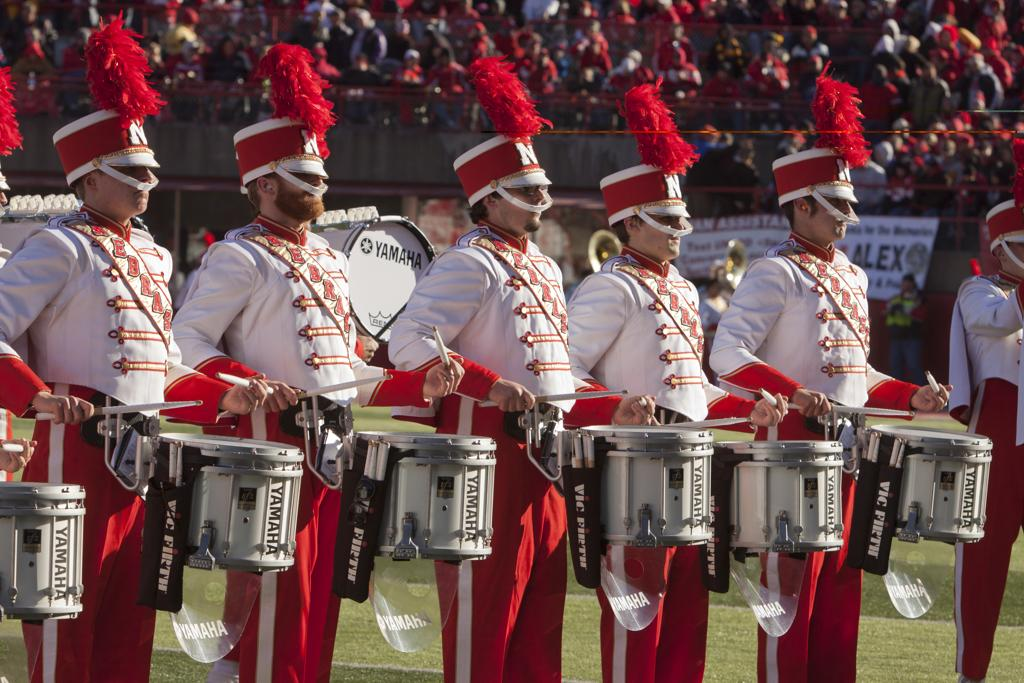
#> input picture examples/tf/vision/data-wider_face_test/0_Parade_marchingband_1_15.jpg, 1024 x 683 px
$ python -i tf_keras_augmentations.py   (imports and definitions only)
#> lines starting #> are read from the running program, lines starting #| are printed output that depends on the picture
#> further down, picture is the input picture: PIL image 1024x683 RGB; mean R, G, B 108.4, 78.2, 78.7
## This code is built on https://github.com/yxlijun/S3FD.pytorch
#-*- coding:utf-8 -*-

from __future__ import absolute_import
from __future__ import division
from __future__ import print_function


# import torch
# from torchvision import transforms
import cv2
import numpy as np
import types
from PIL import Image, ImageEnhance, ImageDraw
import math
import six

import sys; sys.path.append('../')
from data.config import cfg
import random


class sampler():

    # [50 lines left out: functions __init__, intersect, jaccard_numpy, not called in this run]


class bbox():

    # [5 lines left out: function __init__, not called in this run]


def random_brightness(img):
    prob = np.random.uniform(0, 1)
    if prob < cfg.brightness_prob:
        delta = np.random.uniform(-cfg.brightness_delta, cfg.brightness_delta) + 1
        img = ImageEnhance.Brightness(img).enhance(delta)
    return img


def random_contrast(img):
    prob = np.random.uniform(0, 1)
    if prob < cfg.contrast_prob:
        delta = np.random.uniform(-cfg.contrast_delta, cfg.contrast_delta) + 1
        img = ImageEnhance.Contrast(img).enhance(delta)
    return img


def random_saturation(img):
    prob = np.random.uniform(0, 1)
    if prob < cfg.saturation_prob:
        delta = np.random.uniform(-cfg.saturation_delta, cfg.saturation_delta) + 1
        img = ImageEnhance.Color(img).enhance(delta)
    return img


def random_hue(img):
    prob = np.random.uniform(0, 1)
    if prob < cfg.hue_prob:
        delta = np.random.uniform(-cfg.hue_delta, cfg.hue_delta)
        img_hsv = np.array(img.convert('HSV'))
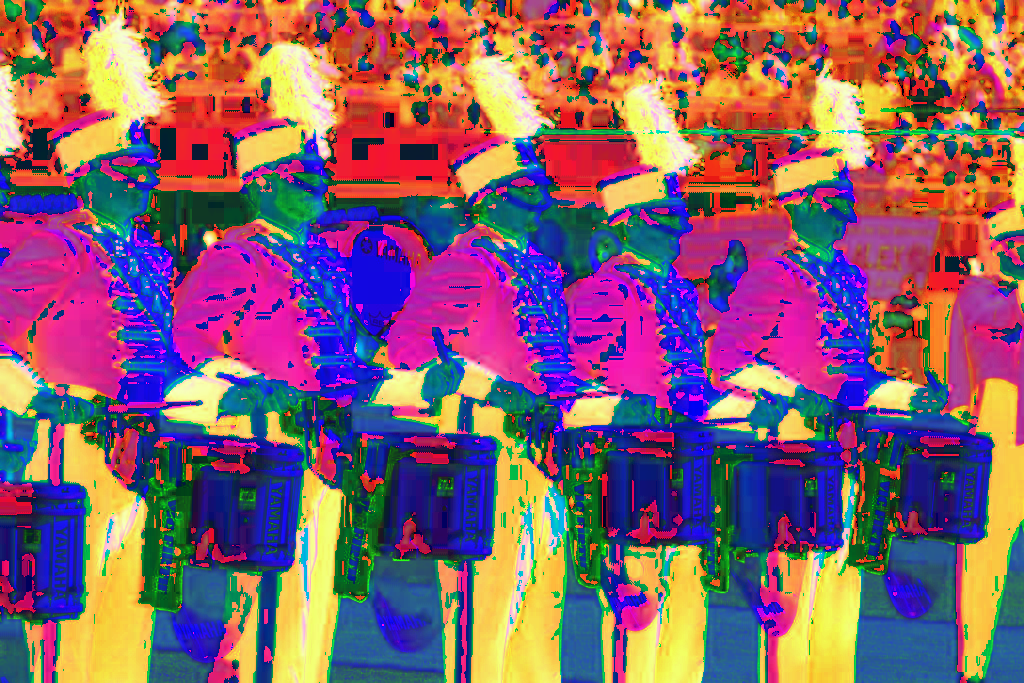
#> img_hsv: shape (683, 1024, 3); mean R, G, B 136.1, 94.7, 109.8
        img_hsv[:, :, 0] = img_hsv[:, :, 0] + delta
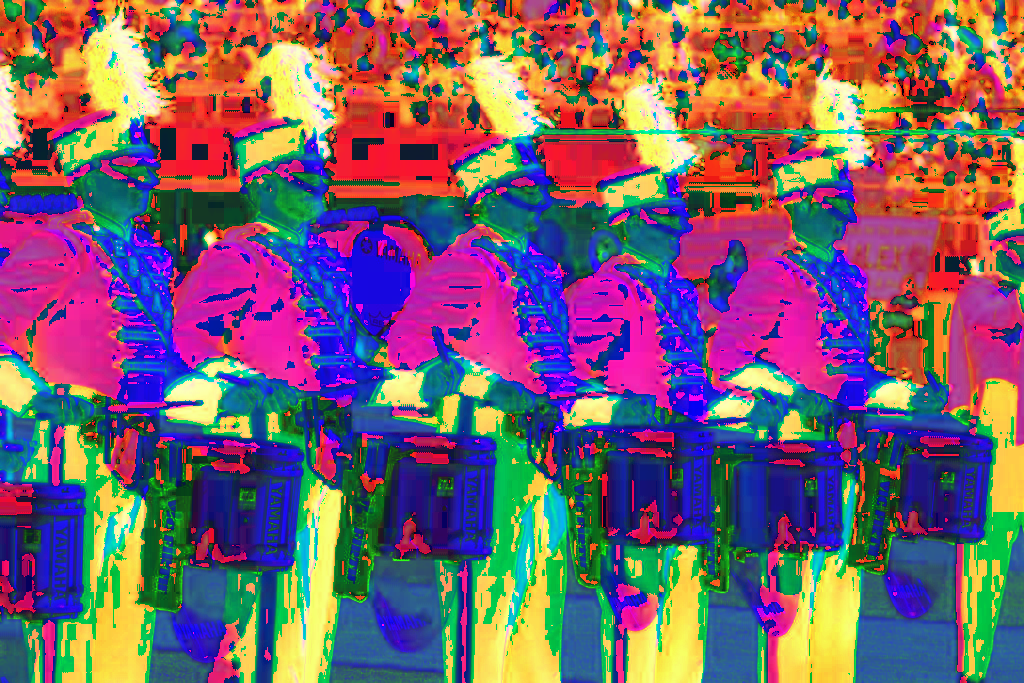
#> img_hsv: shape (683, 1024, 3); mean R, G, B 122.4, 94.7, 109.8
        img = Image.fromarray(img_hsv, mode='HSV').convert('RGB')
    return img


def distort_image(img):
    prob = np.random.uniform(0, 1)
    # Apply different distort order
    if prob > 0.5:
        img = random_brightness(img)
        img = random_contrast(img)
        img = random_saturation(img)
        img = random_hue(img)
    else:
        img = random_brightness(img)
        img = random_saturation(img)
        img = random_hue(img)
        img = random_contrast(img)
    return img


# [702 lines left out: functions meet_emit_constraint, project_bbox, transform_labels, expand_image, clip_bbox, bbox_area and 14 more, not called in this run]

>>> from PIL import Image
>>> picture = Image.open('data-wider_face_test/0_Parade_marchingband_1_15.jpg')
>>> result = distort_image(picture)

$ run again, on examples/tf/vision/data-wider_face_test/0_Parade_marchingband_1_16.jpg
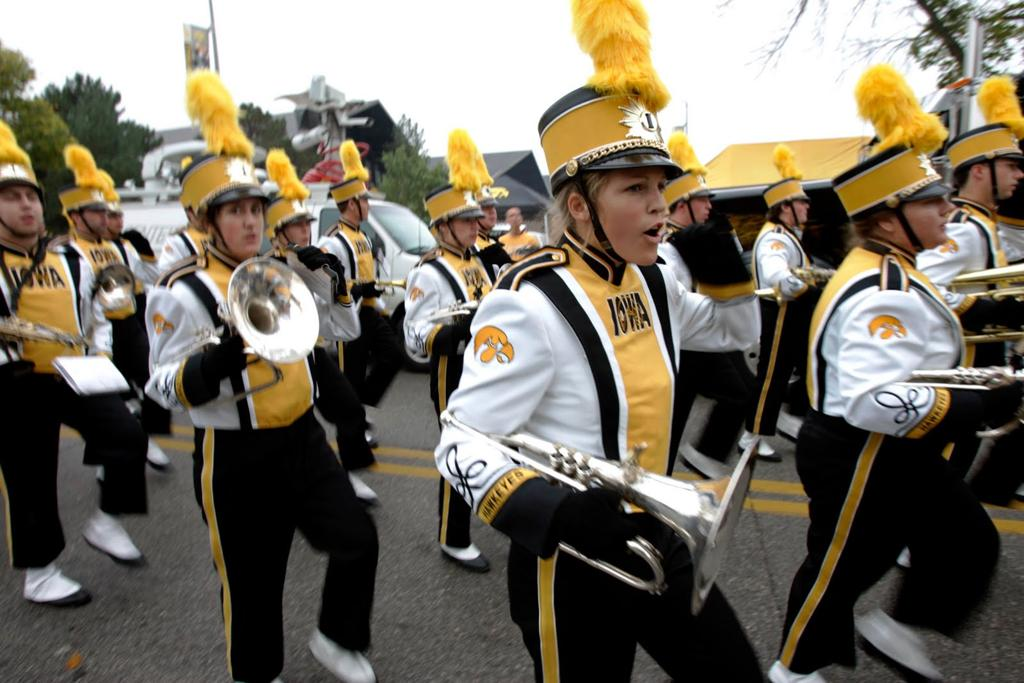
#> input picture examples/tf/vision/data-wider_face_test/0_Parade_marchingband_1_16.jpg, 1024 x 683 px
#> picture is the input picture: PIL image 1024x683 RGB; mean R, G, B 119.2, 112.6, 99.8
#> in random_hue, `img_hsv = np.array(img.convert('HSV'))`:
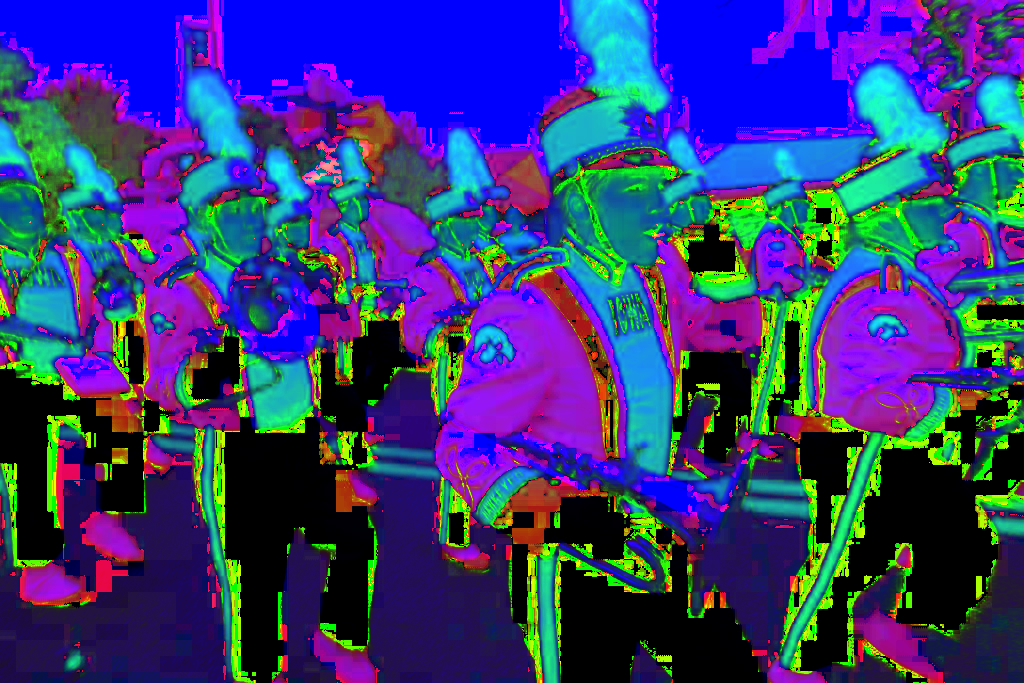
#> img_hsv: shape (683, 1024, 3); mean R, G, B 54, 58.3, 121.7

$ run again, on examples/tf/vision/data-wider_face_test/12_Group_Group_12_Group_Group_12_15.jpg
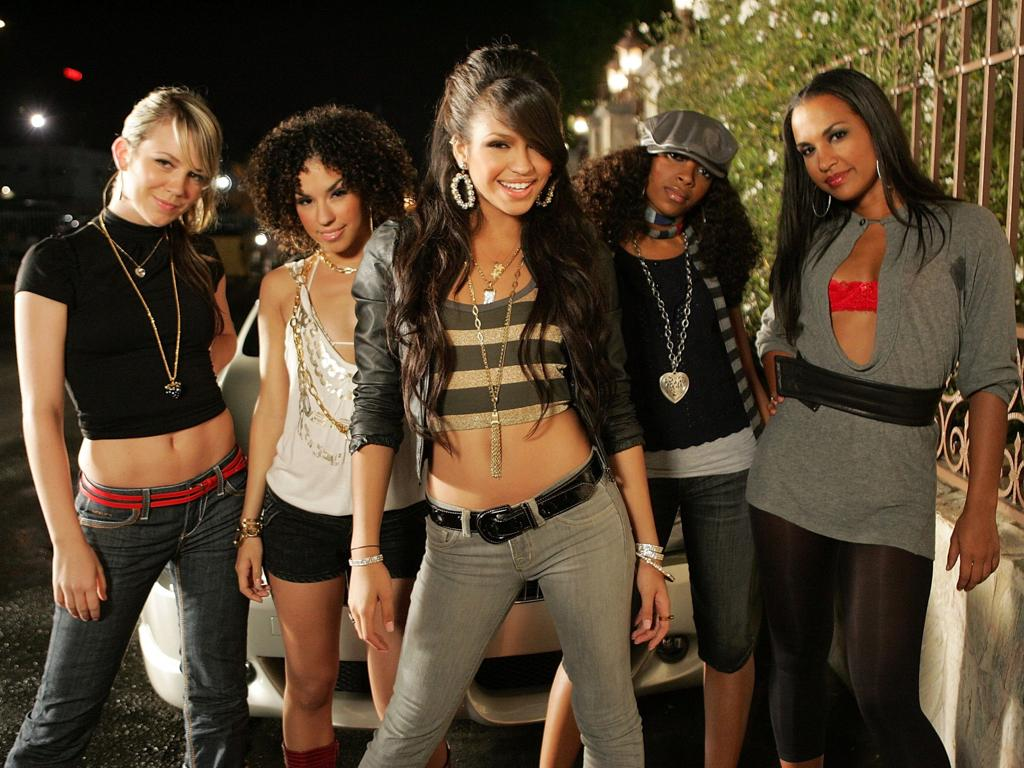
#> input picture examples/tf/vision/data-wider_face_test/12_Group_Group_12_Group_Group_12_15.jpg, 1024 x 768 px
#> picture is the input picture: PIL image 1024x768 RGB; mean R, G, B 83.6, 67.3, 48
#> in random_hue, `img_hsv = np.array(img.convert('HSV'))`:
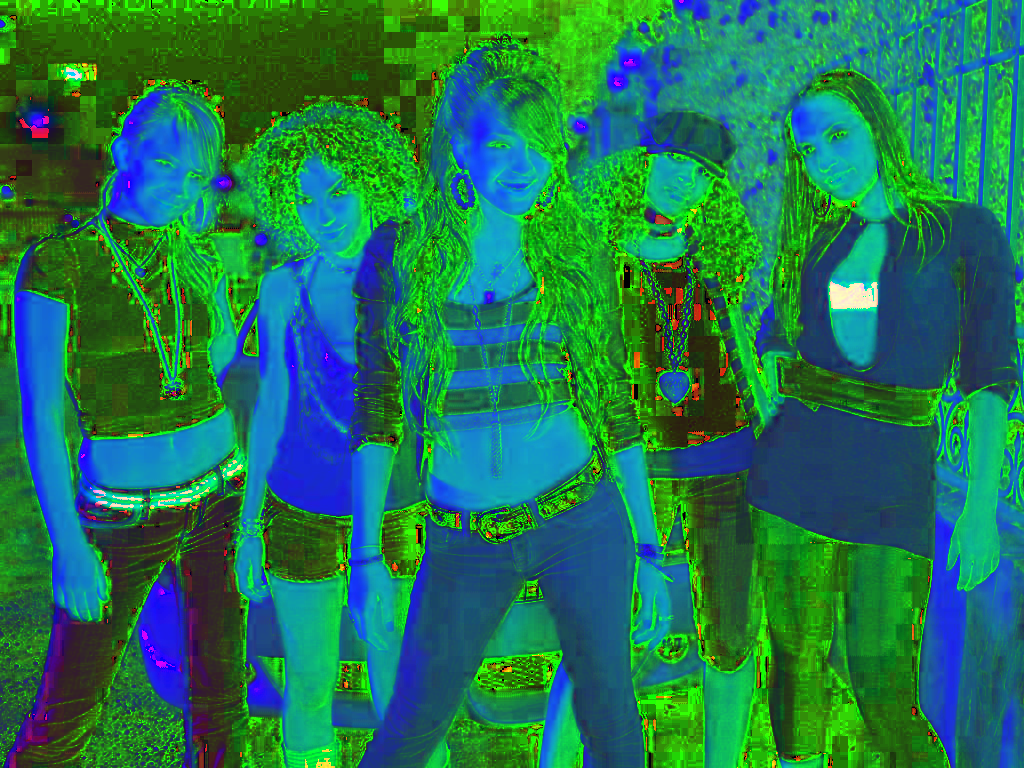
#> img_hsv: shape (768, 1024, 3); mean R, G, B 30.9, 118, 83.8

$ run again, on examples/tf/vision/data-wider_face_test/12_Group_Group_12_Group_Group_12_17.jpg
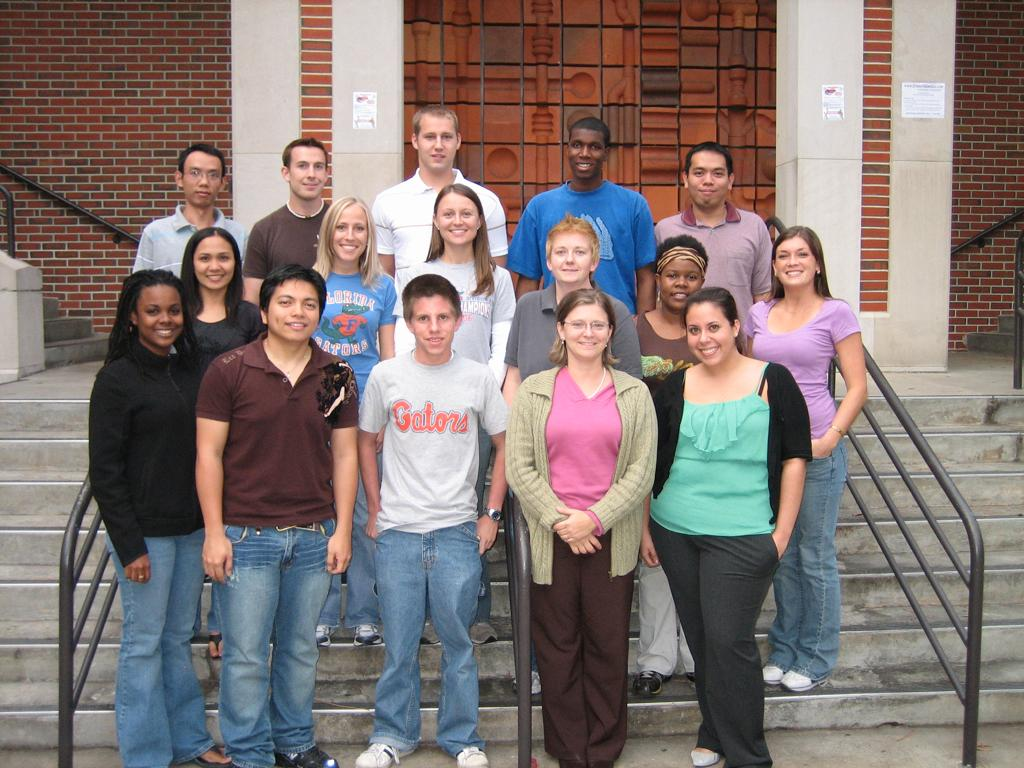
#> input picture examples/tf/vision/data-wider_face_test/12_Group_Group_12_Group_Group_12_17.jpg, 1024 x 768 px
#> picture is the input picture: PIL image 1024x768 RGB; mean R, G, B 130.4, 116.8, 114.1
#> in random_hue, `img_hsv = np.array(img.convert('HSV'))`:
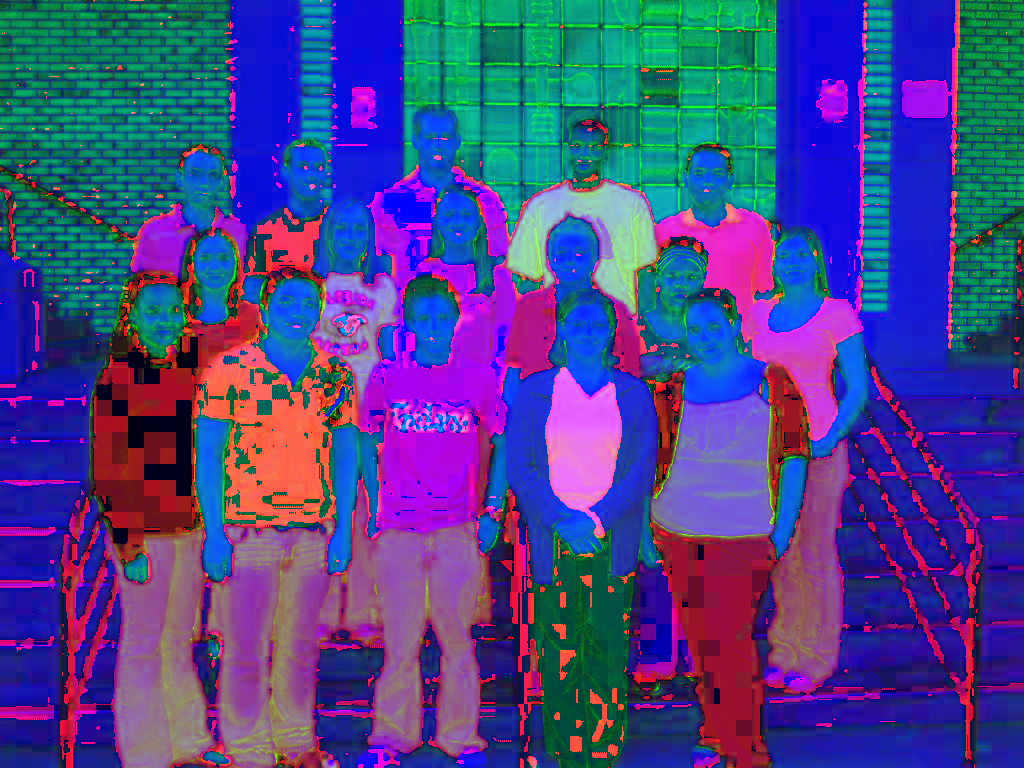
#> img_hsv: shape (768, 1024, 3); mean R, G, B 71.3, 68.1, 139.3
#> in random_hue, `img_hsv[:, :, 0] = img_hsv[:, :, 0] + delta`:
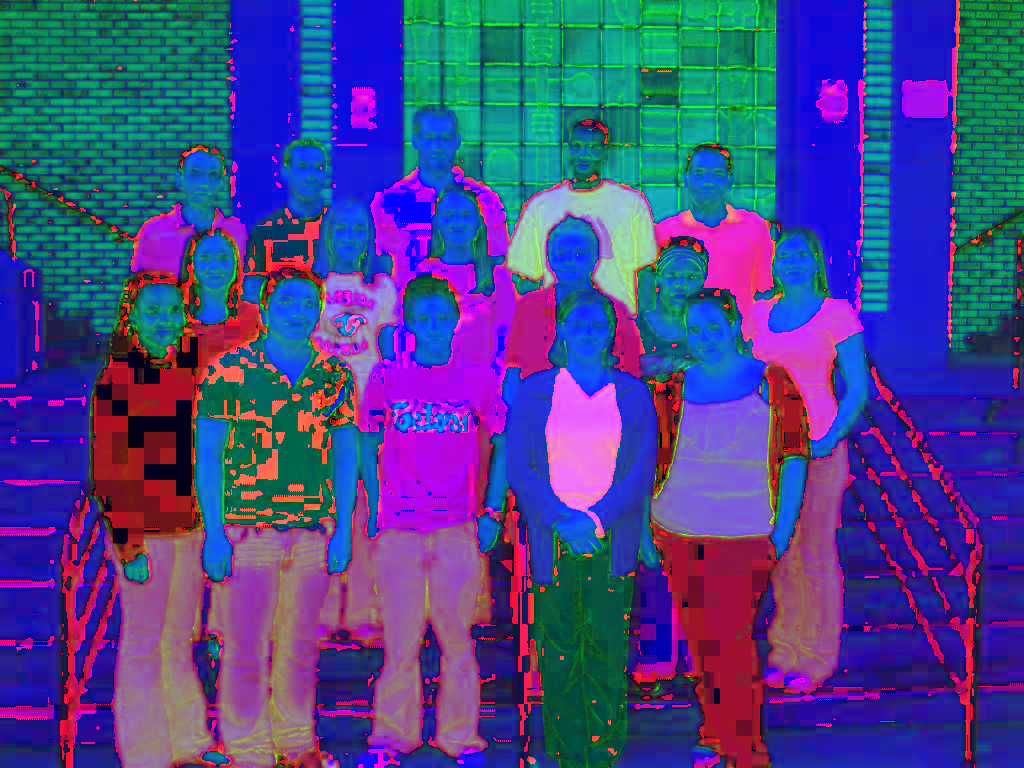
#> img_hsv: shape (768, 1024, 3); mean R, G, B 71.1, 68.1, 139.3
